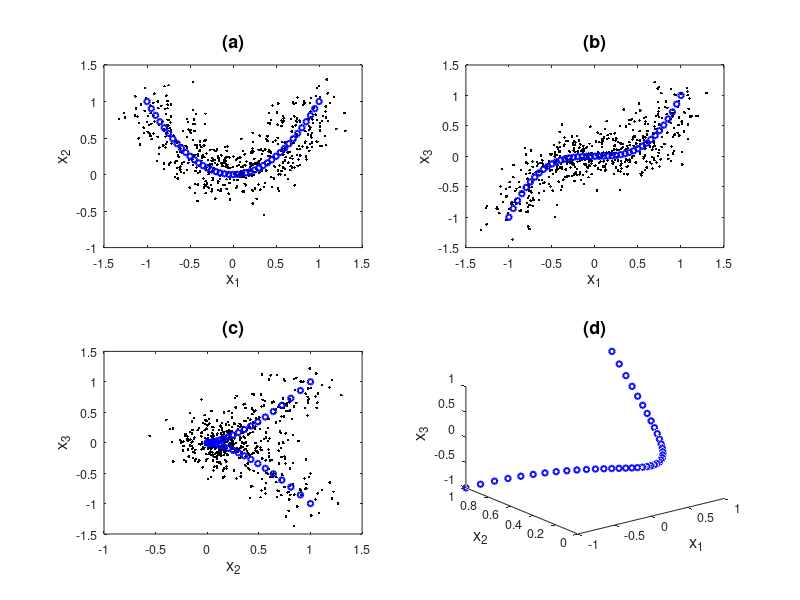

Reproduce this figure in MATLAB.
% setup data1.mat for NLPCA test problem
% produces postscript files data1.eps for the x data
clear all;
n = 500 % generate 500 samples

rand('state',2); % intialize uniform random no. generator
randn('state',2); % intialize normal distr. random no. generator
x = zeros(3,n);
x1 = zeros(3,n);
t = 2*rand(1,n)-1.; % random number converted to lie in the interval (-1,1)

 
% mode 1 variables
x1(1,:) = t;
x1(2,:) = t.^2;
x1(3,:) = t.^3; 

% generate mode 1 for plotting
mx1 = zeros(3,41);

tt = [-1:0.05:1];
mx1(1,:) = tt;
mx1(2,:) = tt.^2;
mx1(3,:) = tt.^3;


x = x1 + 0.2*randn(3,n); % add about 20% Gaussian noise <<<<<<<<

% rename and save data onto a file data1.mat
xdata = x; tx = t;
save data1 xdata  tx  mx1  ;

% plot x variables ------------------------------------------------
set(0,'DefaultLineLineWidth',1.5)
set(0,'DefaultAxesFontSize',9);
figure;
subplot(2,2,1);
plot(x(1,:),x(2,:),'k.',mx1(1,:),mx1(2,:),'bo','MarkerSize',4);
title('(a)','FontSize',13)
xlabel('x_{1}','FontSize',12)
ylabel('x_{2}','FontSize',12)

subplot(2,2,2);
plot(x(1,:),x(3,:),'k.',mx1(1,:),mx1(3,:),'bo','MarkerSize',4);
title('(b)','FontSize',13)
xlabel('x_{1}','FontSize',12)
ylabel('x_{3}','FontSize',12)

subplot(2,2,3);
plot(x(2,:),x(3,:),'k.',mx1(2,:),mx1(3,:),'bo','MarkerSize',4);
title('(c)','FontSize',13)
xlabel('x_{2}','FontSize',12)
ylabel('x_{3}','FontSize',12)

subplot(2,2,4);
plot3(mx1(1,:),mx1(2,:),mx1(3,:),'bo','MarkerSize',4);
title('(d)','FontSize',13)
xlabel('x_{1}','FontSize',12)
ylabel('x_{2}','FontSize',12)
zlabel('x_{3}','FontSize',12)

print -depsc data1.eps
